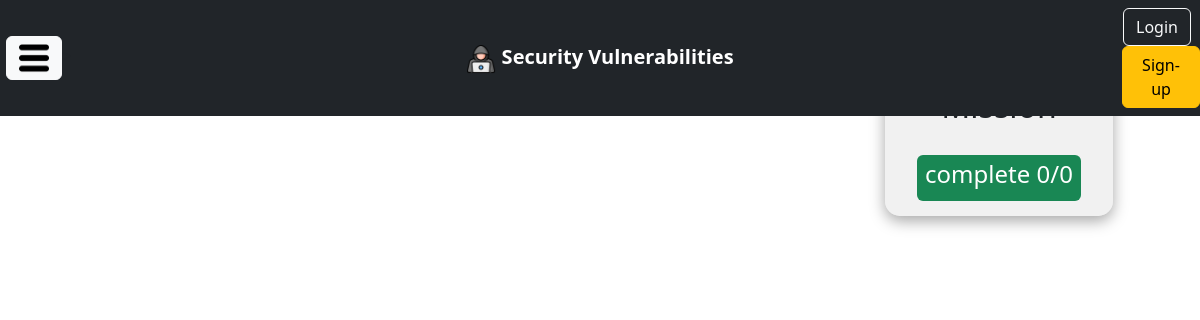
/devtools/source, run on an earlier commit of the app's database.
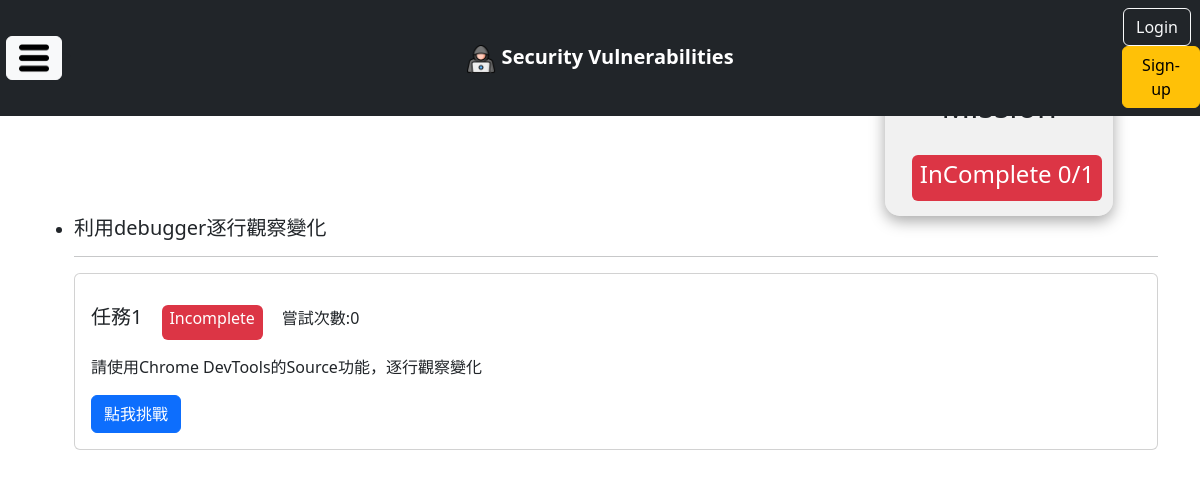
And on a later commit of the database.
### students/models.py (models this page shows, shortened)
class Mission(models.Model):
    title = models.CharField(max_length=100)
    description = models.TextField(default="")
    alias = models.CharField(max_length=100, default="")
    category = models.ForeignKey(MissionCategory, on_delete=models.CASCADE)

### students/views.py (the view)
# urls.py: path('devtools/source', students.devtools_source, name='DevSource'),
def devtools_source(request):
    category_id = MissionCategory.objects.get(title='Source').id
    missions_info, missions_complete_count = StudentService.get_missions_info(request.user.id, category_id)
    return render(request, 'students/dev_source.html', locals())

### students/service.py (called while the page is built)
    def get_max_attempts(user_id, mission_id):
        max_attempts = MissionRecord.objects.filter(student_id=user_id, mission_id=mission_id).aggregate(Max('attempts'))['attempts__max']
        return max_attempts if max_attempts != None else 0

    def get_missions_info(user_id, category_id):
        missions_info = []
        missions = Mission.objects.filter(category_id=category_id)
        missions_complete_count = 0
        for mission in missions:
            records = MissionRecord.objects.filter(student_id=user_id, mission_id=mission.id)
            is_completed = records.filter(is_completed=True).exists()
            if is_completed:
                missions_complete_count += 1
            missions_info.append({
                'mission': mission,
                'records': records,
                'is_completed': is_completed,
                'attempts': StudentService.get_max_attempts(user_id, mission.id),
                'last_attempt': records.order_by('-created_at').first().created_at if records.exists() else ''
            })
        return missions_info, missions_complete_count

### students/templatetags/filter.py (called while the page is built)
@register.filter
def length(list):
    return len(list)

### templates/students/dev_source.html (shortened to what this page needs)
{% extends "base.html" %}
{% block content%}
{% load filter %}
<div class="row">
    <div class="col-9">
        <h1>Source</h1>
    </div>
    <div class="col-3" style="text-align: center;background-color: #e3e3e381;width: 20%;border-radius: 15px; box-shadow: rgba(0, 0, 0, 0.35) 0px 5px 15px;">
        {% if missions_complete_count ==  missions_info|length %}
            <h2 style="margin: 15px;">Mission</h2>
            <span class="badge bg-success" style="margin: 15px;">
                <h4>complete {{ missions_complete_count }}/{{ missions_info|length }}</h4>
            </span>
        {% else %}
            <h2 style="margin: 15px;">Mission</h2>
            <span class="badge bg-danger" style="margin: 15px;">
                <h4>InComplete {{ missions_complete_count }}/{{ missions_info|length }}</h4>
            </span>
        {% endif %}
    </div>
</div>
{% for mission_info in missions_info %}
<ul>
    <li>
        <h5>{{ mission_info.mission.title }}</h4>
        <hr>
        <div class="card">
            <div class="card-body">
                <h5 class="card-title" style="display: inline;">任務{{ forloop.counter }}</h5>
                {% if mission_info.is_completed %}
                    <span class="badge bg-success" style="margin: 15px;">
                        <h6>Complete</h6>
                    </span>
                {% else %}
                    <span class="badge bg-danger" style="margin: 15px;">
                        <h6>Incomplete</h6>
                    </span>
                {% endif %}
                <span>嘗試次數:{{ mission_info.attempts }}</span>
                <p class="card-text">{{ mission_info.mission.description }}</p>
                <button type="button" class="btn btn-primary" data-bs-toggle="modal"
                    data-bs-target="#{{ mission_info.mission.alias }}">
                    點我挑戰
                </button>
            </div>
        </div>
    </li>
</ul>
{% endfor %}
{% endblock %}

What changed in the data, as far as the page shows it:
added Mission: mission "利用debugger逐行觀察變化", attempts "0", mission.description "請使用Chrome DevTools的Source功能，逐行觀察變化"
Also different on the page:
{{ missions_complete_count }}: (not shown) → "0"
{{ missions_info|length }}: (not shown) → "1"
{{ missions_complete_count }}: "0" → (not shown)
{{ missions_info|length }}: "0" → (not shown)
text no longer shown: "complete"
text now shown: "InComplete"
